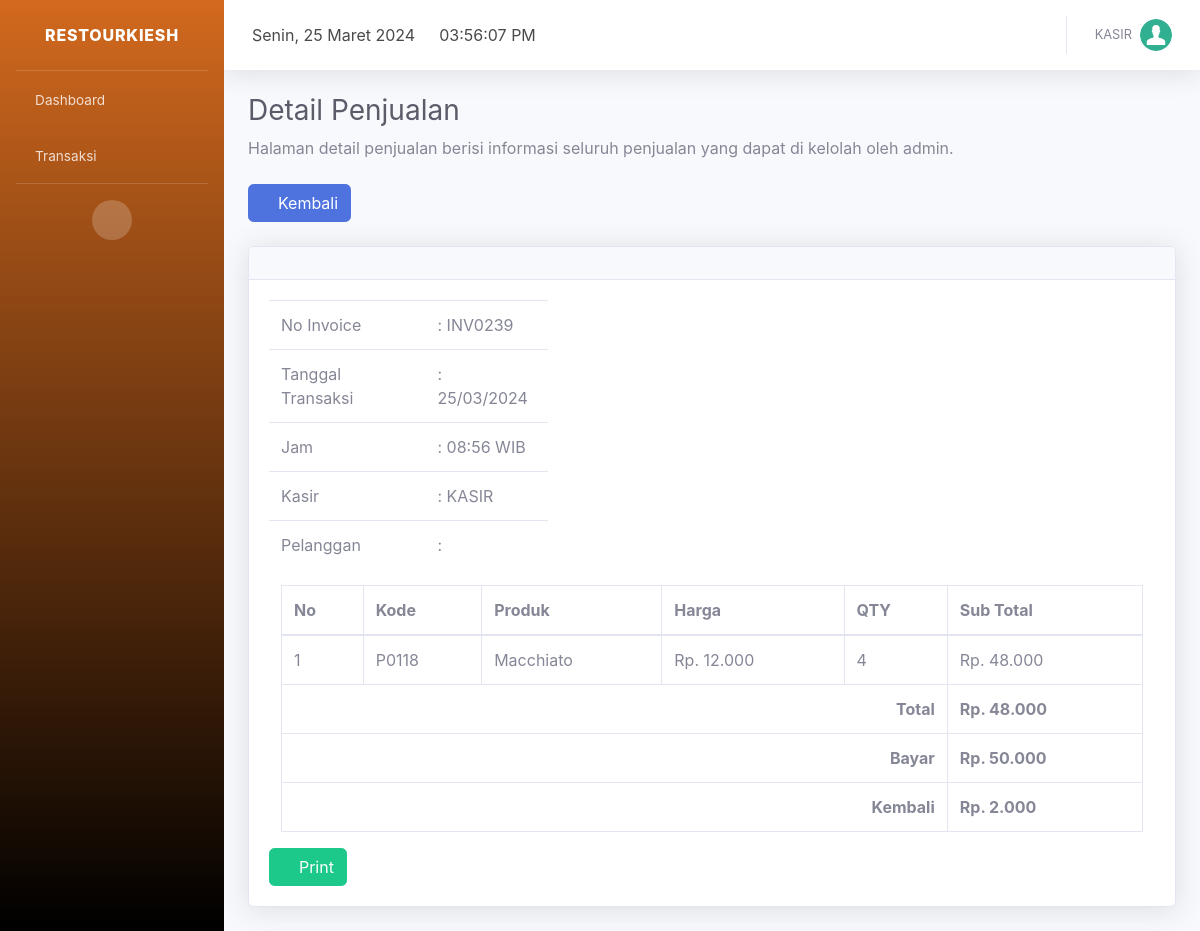
Page /index.php?page=detail_penjualan&id_penjualan=239 (signed in) on the committed database.
### tables this page shows
CREATE TABLE `profil_aplikasi` (
  `id` int(11) NOT NULL,
  `nama_aplikasi` varchar(30) NOT NULL,
  `alamat` varchar(100) NOT NULL,
  `no_telp` char(14) NOT NULL,
  `logo` varchar(100) NOT NULL
);

CREATE TABLE `pengguna` (
  `id_pengguna` int(11) NOT NULL,
  `kode_pengguna` char(9) NOT NULL,
  `nama_pengguna` varchar(50) NOT NULL,
  `email` varchar(35) NOT NULL,
  `no_telp` char(14) NOT NULL,
  `foto` varchar(100) NOT NULL,
  `username` varchar(50) NOT NULL,
  `password` varchar(500) NOT NULL,
  `level` varchar(10) NOT NULL,
  `status` int(11) NOT NULL
);

CREATE TABLE `penjualan` (
  `id_penjualan` int(11) NOT NULL,
  `no_invoice` char(10) NOT NULL,
  `tanggal` timestamp NOT NULL DEFAULT current_timestamp() ON UPDATE current_timestamp(),
  `id_kasir` int(11) NOT NULL,
  `kode_pelanggan` char(9) NOT NULL,
  `total_bayar` mediumint(9) NOT NULL,
  `bayar` mediumint(9) NOT NULL,
  `kembali` mediumint(9) NOT NULL
);

CREATE TABLE `detail_penjualan` (
  `id_detail_penjualan` int(11) NOT NULL,
  `no_invoice` char(9) NOT NULL,
  `kode_produk` char(9) NOT NULL,
  `harga` mediumint(9) NOT NULL,
  `qty` int(11) NOT NULL
);

CREATE TABLE `produk` (
  `id_produk` int(11) NOT NULL,
  `kode_produk` char(9) NOT NULL,
  `nama_produk` varchar(50) NOT NULL,
  `satuan` varchar(10) NOT NULL,
  `kategori_produk` int(11) NOT NULL,
  `stok_produk` int(11) NOT NULL,
  `supplier` int(11) NOT NULL,
  `harga_beli` int(11) NOT NULL,
  `harga_jual` int(11) NOT NULL,
  `keterangan_produk` text NOT NULL,
  `tanggal_produk` date NOT NULL,
  `gambar_produk` varchar(500) NOT NULL
);

### page/penjualan/detail-penjualan.php (the view, shortened to what this page needs)
<?php
include 'config/database.php';
if (isset($_GET['id_penjualan'])) {
    $id_penjualan = $_GET['id_penjualan'];
    $query = mysqli_query($kon, "SELECT * from penjualan left join pelanggan on penjualan.kode_pelanggan=pelanggan.kode_pelanggan left join pengguna on pengguna.id_pengguna=penjualan.id_kasir where id_penjualan='$id_penjualan'");
} else if (isset($_GET['no_invoice'])) {
    $no_invoice = $_GET['no_invoice'];
    $query = mysqli_query($kon, "SELECT * from penjualan left join pelanggan on penjualan.kode_pelanggan=pelanggan.kode_pelanggan left join pengguna on pengguna.id_pengguna=penjualan.id_kasir where no_invoice='$no_invoice'");
}
$data = mysqli_fetch_array($query);
$no_invoice = $data['no_invoice'];
?>
<div class="container-fluid">
    <h1 class="h3 mb-2 text-gray-800">Detail Penjualan</h1>
    <p class="mb-4">Halaman detail penjualan berisi informasi seluruh penjualan yang dapat di kelolah oleh admin.</p>
    <a href="index.php?page=data_penjualan"><button class="btn btn-primary"><i class="fa fa-angle-left"></i> Kembali</button></a>
    <br /><br />
    <div class="card shadow mb-4">
        <div class="card-header py-3">
        </div>
        <div class="card-body">
            <div class="row">
                <div class="col-sm-4">
                    <div class="form-group">
                        <table class="table">
                            <tbody>
                                <tr>
                                    <td>No Invoice</td>
                                    <td>: <?php echo $data['no_invoice']; ?></td>
                                </tr>
                                <tr>
                                    <td>Tanggal Transaksi</td>
                                    <td>: <?php echo date('d/m/Y', strtotime($data["tanggal"])); ?></td>
                                </tr>
                                <tr>
                                    <td>Jam</td>
                                    <td>: <?php echo date('H:i', strtotime($data["tanggal"])); ?> WIB</td>
                                </tr>
                                <tr>
                                    <td>Kasir</td>
                                    <td>: <?php echo $data['nama_pengguna']; ?></td>
                                </tr>
                                <tr>
                                    <td>Pelanggan</td>
                                    <td>: <?php echo $data['nama_pelanggan']; ?></td>
                                </tr>
                            </tbody>
                        </table>
                    </div>
                </div>
                <div class="col-sm-8">
                </div>
            </div>
            <div>
                <div class="col-sm-12">
                    <table class="table table-bordered">
                        <thead>
                            <tr>
                                <th>No</th>
                                <th>Kode</th>
                                <th>Produk</th>
                                <th>Harga</th>
                                <th>QTY</th>
                                <th>Sub Total</th>
                            </tr>
                        </thead>
                        <tbody>
                            <?php
                            $sql1 = "select * from detail_penjualan inner join produk on produk.kode_produk=detail_penjualan.kode_produk INNER JOIN penjualan on penjualan.no_invoice=detail_penjualan.no_invoice where detail_penjualan.no_invoice='$no_invoice'";
                            $result = mysqli_query($kon, $sql1);
                            $no = 0;
                            $total = 0;
                            $bayar = 0;
                            $kembali = 0;
                            while ($ambil = mysqli_fetch_array($result)) :
                                $no++;
                                $tot = $ambil['harga_jual'] * $ambil['qty'];
                                $total += $tot;
                                $bayar = $ambil['bayar'];
                                $kembali = $ambil['kembali'];
                            ?>
                                <tr>
                                    <td><?php echo $no; ?></td>
                                    <td><?php echo $ambil['kode_produk']; ?></td>
                                    <td><?php echo $ambil['nama_produk']; ?></td>
                                    <td>Rp. <?php echo number_format($ambil['harga'], 0, ',', '.'); ?></td>
                                    <td><?php echo $ambil['qty']; ?></td>
                                    <td>Rp. <?php echo number_format($tot, 0, ',', '.'); ?></td>
                                </tr>
                            <?php endwhile; ?>
                            <tr>
                                <td colspan="5" style="text-align:right"><strong>Total</strong></td>
                                <td><strong>Rp. <?php echo number_format($total, 0, ',', '.');  ?></strong></td>
                            </tr>
                            <tr>
                                <td colspan="5" style="text-align:right"><strong>Bayar</strong></td>
                                <td><strong>Rp. <?php echo number_format($bayar, 0, ',', '.');  ?></strong></td>
                            </tr>
                            <tr>
                                <td colspan="5" style="text-align:right"><strong>Kembali</strong></td>
                                <td><strong>Rp. <?php echo number_format($kembali, 0, ',', '.');  ?></strong></td>
                            </tr>
                        </tbody>
                    </table>
                </div>
                <a href="page/penjualan/cetak/cetak-detail-penjualan-thermal.php?no_invoice=<?php echo $data['no_invoice']; ?>" target='blank' class="btn btn-success btn-icon-split"><span class="text"><i class="fas fa-print"></i> Print </span></a>
            </div>
        </div>
    </div>
</div>

### index.php (shortened to what this page needs)
<?php
include 'config/database.php';
$hasil = mysqli_query($kon, "select * from profil_aplikasi order by nama_aplikasi desc limit 1");
$data = mysqli_fetch_array($hasil);
?>
<!DOCTYPE html>
<html lang="en">
<head>
  <link href="assets/vendor/fontawesome-free/css/all.min.css" rel="stylesheet" type="text/css">
  <link href="assets/font/font.css" rel="stylesheet">
  <link href="assets/css/sb-admin-2.min.css" rel="stylesheet">
  <link href="assets/vendor/datatables/dataTables.bootstrap4.min.css" rel="stylesheet">
  <link rel="stylesheet" href="assets/plugin/datepicker/css/datepicker.css">
</head>
<body>
  <div id="wrapper">
    <ul class="navbar-nav sidebar sidebar-dark accordion" id="accordionSidebar" style="background-image: linear-gradient(180deg, #D2691E 0%, #000000 100%);">
      <a class="sidebar-brand d-flex align-items-center justify-content-center" href="index.php?page=dashboard">
        <div class="sidebar-brand-text mx-3"><?php echo $data['nama_aplikasi']; ?></div>
      </a>
      <hr class="sidebar-divider my-0">
<li class="nav-item">
    <a class="nav-link" href="index.php?page=dashboard">
        <i class="fas fa-home"></i>
        <span>Dashboard</span>
    </a>
</li>
<?php if ($_SESSION["level"] == "Kasir" || $_SESSION["level"] == "Owner") : ?>
    <li class="nav-item">
        <a class="nav-link collapsed" href="#" data-toggle="collapse" data-target="#transaksi" aria-expanded="true" aria-controls="collapseTwo">
            <i class="fas fa-shopping-cart"></i>
            <span>Transaksi</span>
        </a>
    </li>
<?php endif; ?>
      <hr class="sidebar-divider d-none d-md-block">
      <div class="text-center d-none d-md-inline">
        <button class="rounded-circle border-0" id="sidebarToggle"></button>
      </div>
    </ul>
    <div id="content-wrapper" class="d-flex flex-column">
      <div id="content">
        <nav class="navbar navbar-expand navbar-light bg-white topbar mb-4 static-top shadow">
          <div class="top-navbar d-none d-xl-block">
            <ul class="navbar-nav align-items-center">
              <li class="nav-item">
                <a class="nav-link">
                  <div id="date">
                  </div>
                </a>
              </li>
            </ul>
          </div>
          <div class="top-navbar d-none d-xl-block">
            <ul class="navbar-nav align-items-center">
              <li class="nav-item">
                <a class="nav-link">
                  <div id="clock">
                  </div>
                </a>
              </li>
            </ul>
          </div>
          <ul class="navbar-nav ml-auto">
    <?php
    include 'config/database.php';
    $id_pengguna = $_SESSION["id_pengguna"];
    $hasil = mysqli_query($kon, "select nama_pengguna,foto from pengguna where id_pengguna=$id_pengguna");
    $row = mysqli_fetch_array($hasil);
    ?>
    <li class="nav-item dropdown no-arrow">
      <a class="nav-link dropdown-toggle" href="#" id="userDropdown" role="button" data-toggle="dropdown" aria-haspopup="true" aria-expanded="false">
        <span class="mr-2 d-none d-lg-inline text-gray-600 small"><?php echo $row["nama_pengguna"]; ?></span>
        <img class="img-profile rounded-circle" src="page/pengguna/foto/<?php echo $row["foto"]; ?>">
      </a>
    </li>
</ul>
        </nav>
        <?php
        if (isset($_GET['page'])) {
          $page = $_GET['page'];
          switch ($page) {
            case 'detail_penjualan':
              include "page/penjualan/detail-penjualan.php";
              break;
          }
        }
        ?>
      </div>
    </div>
  </div>
  <link href="assets/plugin/select2/select2.min.css" rel="stylesheet" />
</body>
</html>

### rows in the picture
profil_aplikasi: nama_aplikasi "RESTOURKIESH"
pengguna: nama_pengguna "KASIR", foto (placeholder picture)
penjualan: no_invoice "INV0239", tanggal "25/03/2024", tanggal "08:56", pengguna.nama_pengguna "KASIR"
detail_penjualan: produk.kode_produk "P0118", produk.nama_produk "Macchiato", harga "12.000", qty "4", qty.harga_jual "48.000", penjualan.bayar "50.000", penjualan.kembali "2.000"

### other values in the picture
$total "48.000"
